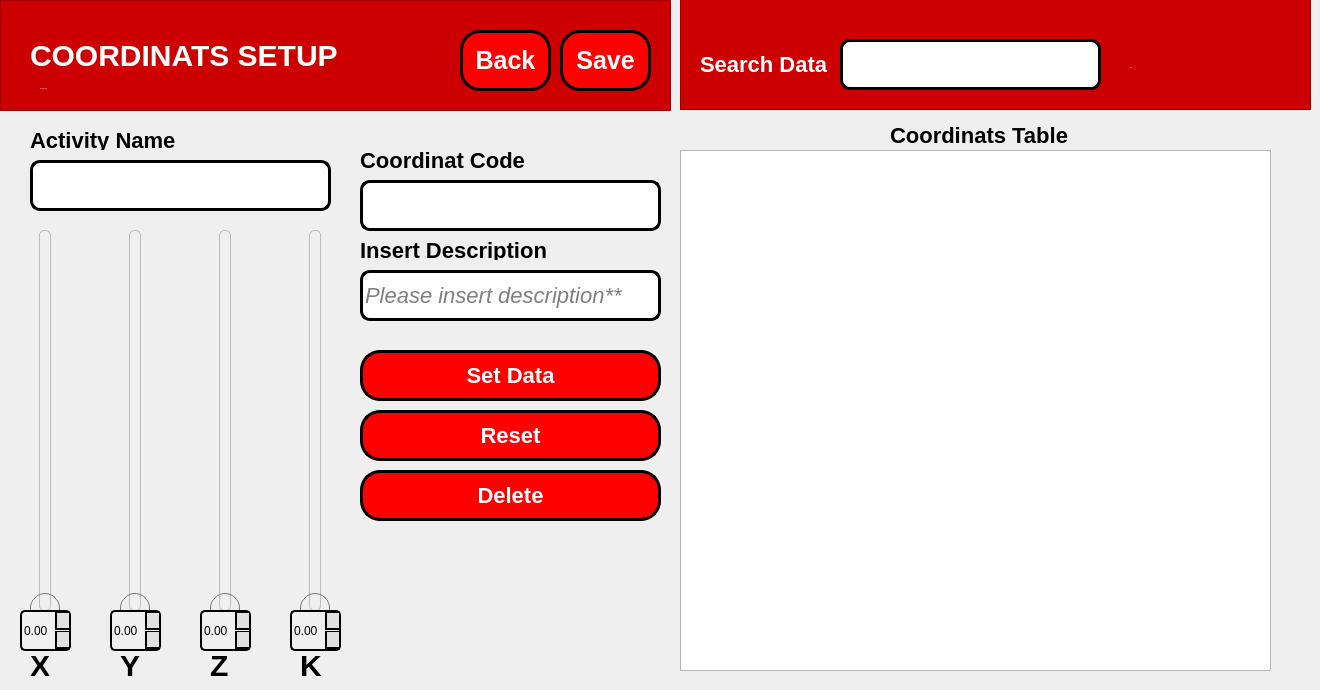
    <widget class="QWidget" name="Integration_3">
     <widget class="QLabel" name="label_5">
      <property name="geometry">
       <rect>
        <x>30</x>
        <y>650</y>
        <width>31</width>
        <height>31</height>
       </rect>
      </property>
      <property name="styleSheet">
       <string notr="true">QLabel {
	font-weight: bold;
	color: black;
	font-size: 30px;
}</string>
      </property>
      <property name="text">
       <string>X</string>
      </property>
      <property name="margin">
       <number>5</number>
      </property>
     </widget>
     <widget class="QFrame" name="frame_2">
      <property name="geometry">
       <rect>
        <x>0</x>
        <y>0</y>
        <width>671</width>
        <height>111</height>
       </rect>
      </property>
      <property name="styleSheet">
       <string notr="true">QFrame {
	background-color: rgb(204, 0, 0);
	color: white;
}</string>
      </property>
      <property name="frameShape">
       <enum>QFrame::StyledPanel</enum>
      </property>
      <property name="frameShadow">
       <enum>QFrame::Raised</enum>
      </property>
      <widget class="QLabel" name="label_4">
       <property name="geometry">
        <rect>
         <x>30</x>
         <y>40</y>
         <width>341</width>
         <height>31</height>
        </rect>
       </property>
       <property name="styleSheet">
        <string notr="true">QLabel {
	font-size: 30px;
	font-weight: bold;
}</string>
       </property>
       <property name="text">
        <string>COORDINATS SETUP</string>
       </property>
      </widget>
      <widget class="QPushButton" name="btIntegrationSimpan">
       <property name="geometry">
        <rect>
         <x>560</x>
         <y>30</y>
         <width>91</width>
         <height>61</height>
        </rect>
       </property>
       <property name="cursor">
        <cursorShape>PointingHandCursor</cursorShape>
       </property>
       <property name="layoutDirection">
        <enum>Qt::LeftToRight</enum>
       </property>
       <property name="styleSheet">
        <string notr="true">QPushButton {
	border-radius: 20px;
	background: red;
	color: white;
	font-weight: bold;
	font-size: 25px;
	border: 3px solid black;
  	text-align: center;
}

QPushButton:hover {
    background: qradialgradient(
        cx: 0.3, cy: -0.4, fx: 0.3, fy: -0.4,
        radius: 1.35, stop: 0 #fff, stop: 1 #bbb
        );
	color: black;
	border: 3px solid black;
    }

QPushButton:pressed {
    border-style: inset;
    background: qradialgradient(
        cx: 0.4, cy: -0.1, fx: 0.4, fy: -0.1,
        radius: 1.35, stop: 0 #fff, stop: 1 #ddd
        );
    }

QPushButton::icon {
    margin-bottom: 5px; 
}

</string>
       </property>
       <property name="text">
        <string>Save</string>
       </property>
       <property name="iconSize">
        <size>
         <width>50</width>
         <height>100</height>
        </size>
       </property>
       <property name="flat">
        <bool>false</bool>
       </property>
      </widget>
      <widget class="QPushButton" name="btIntegrationKembali">
       <property name="geometry">
        <rect>
         <x>460</x>
         <y>30</y>
         <width>91</width>
         <height>61</height>
        </rect>
       </property>
       <property name="cursor">
        <cursorShape>PointingHandCursor</cursorShape>
       </property>
       <property name="layoutDirection">
        <enum>Qt::LeftToRight</enum>
       </property>
       <property name="styleSheet">
        <string notr="true">QPushButton {
	border-radius: 20px;
	background: red;
	color: white;
	font-weight: bold;
	font-size: 25px;
	border: 3px solid black;
  	text-align: center;
}

QPushButton:hover {
    background: qradialgradient(
        cx: 0.3, cy: -0.4, fx: 0.3, fy: -0.4,
        radius: 1.35, stop: 0 #fff, stop: 1 #bbb
        );
	color: black;
	border: 3px solid black;
    }

QPushButton:pressed {
    border-style: inset;
    background: qradialgradient(
        cx: 0.4, cy: -0.1, fx: 0.4, fy: -0.1,
        radius: 1.35, stop: 0 #fff, stop: 1 #ddd
        );
    }

QPushButton::icon {
    margin-bottom: 5px; 
}

</string>
       </property>
       <property name="text">
        <string>Back</string>
       </property>
       <property name="iconSize">
        <size>
         <width>50</width>
         <height>100</height>
        </size>
       </property>
       <property name="flat">
        <bool>false</bool>
       </property>
      </widget>
      <widget class="QLabel" name="lbIntegrationGetCode">
       <property name="geometry">
        <rect>
         <x>40</x>
         <y>80</y>
         <width>121</width>
         <height>17</height>
        </rect>
       </property>
       <property name="styleSheet">
        <string notr="true">QLabel {
	font-size: 1px;
}</string>
       </property>
       <property name="text">
        <string>$getCodeActivity</string>
       </property>
      </widget>
     </widget>
     <widget class="QPushButton" name="btintegrationSetData">
      <property name="geometry">
       <rect>
        <x>360</x>
        <y>350</y>
        <width>301</width>
        <height>51</height>
       </rect>
      </property>
      <property name="cursor">
       <cursorShape>PointingHandCursor</cursorShape>
      </property>
      <property name="layoutDirection">
       <enum>Qt::LeftToRight</enum>
      </property>
      <property name="styleSheet">
       <string notr="true">QPushButton {
	border-radius: 20px;
	background: red;
	color: white;
	font-weight: bold;
	font-size: 22px;
	border: 3px solid black;
  	text-align: center;
}

QPushButton:hover {
    background: qradialgradient(
        cx: 0.3, cy: -0.4, fx: 0.3, fy: -0.4,
        radius: 1.35, stop: 0 #fff, stop: 1 #bbb
        );
	color: black;
	border: 3px solid black;
    }

QPushButton:pressed {
    border-style: inset;
    background: qradialgradient(
        cx: 0.4, cy: -0.1, fx: 0.4, fy: -0.1,
        radius: 1.35, stop: 0 #fff, stop: 1 #ddd
        );
    }

QPushButton::icon {
    margin-bottom: 5px; 
}

</string>
      </property>
      <property name="text">
       <string>Set Data</string>
      </property>
      <property name="iconSize">
       <size>
        <width>50</width>
        <height>100</height>
       </size>
      </property>
      <property name="flat">
       <bool>false</bool>
      </property>
     </widget>
     <widget class="QTableView" name="tbIntegrationTabel">
      <property name="geometry">
       <rect>
        <x>680</x>
        <y>150</y>
        <width>591</width>
        <height>521</height>
       </rect>
      </property>
     </widget>
     <widget class="QLabel" name="label_7">
      <property name="geometry">
       <rect>
        <x>360</x>
        <y>240</y>
        <width>231</width>
        <height>20</height>
       </rect>
      </property>
      <property name="styleSheet">
       <string notr="true">QLabel {
	font-weight: bold;
	color: black;
	font-size: 22px;
}</string>
      </property>
      <property name="text">
       <string>Insert Description</string>
      </property>
     </widget>
     <widget class="QLineEdit" name="txtIntegrationKet">
      <property name="geometry">
       <rect>
        <x>360</x>
        <y>270</y>
        <width>301</width>
        <height>51</height>
       </rect>
      </property>
      <property name="styleSheet">
       <string notr="true">QLineEdit {
	border-radius: 10px;
	border: 3px solid black;
	font-style:italic;
	font-size: 22px;
}
</string>
      </property>
      <property name="text">
       <string/>
      </property>
      <property name="placeholderText">
       <string>Please insert description**</string>
      </property>
     </widget>
     <widget class="QSlider" name="slIntegrationX">
      <property name="geometry">
       <rect>
        <x>30</x>
        <y>230</y>
        <width>31</width>
        <height>381</height>
       </rect>
      </property>
      <property name="styleSheet">
       <string notr="true">QSlider::groove:vertical {
        background: qlineargradient(x1:0, y1:0, x2:1, y2:1,
                                    stop:0 #ddd, stop:1 #aaa);
        border: 1px solid #bbb;
        width: 10px;
        border-radius: 5px;
    }

    QSlider::handle:vertical {
        background: qradialgradient(cx:0, cy:0, cx:1, cy:1,
                                    stop:0 #eee, stop:1 #ccc);
        border: 1px solid #777;
        width: 30px; 
        height: 30px; 
        margin: -15px -10px;
        border-radius: 15px;
    }</string>
      </property>
      <property name="maximum">
       <number>700</number>
      </property>
      <property name="orientation">
       <enum>Qt::Vertical</enum>
      </property>
      <property name="tickPosition">
       <enum>QSlider::TicksBothSides</enum>
      </property>
      <property name="tickInterval">
       <number>5</number>
      </property>
     </widget>
     <widget class="QSlider" name="slIntegrationZ">
      <property name="geometry">
       <rect>
        <x>210</x>
        <y>230</y>
        <width>31</width>
        <height>381</height>
       </rect>
      </property>
      <property name="styleSheet">
       <string notr="true">QSlider::groove:vertical {
        background: qlineargradient(x1:0, y1:0, x2:1, y2:1,
                                    stop:0 #ddd, stop:1 #aaa);
        border: 1px solid #bbb;
        width: 10px;
        border-radius: 5px;
    }

    QSlider::handle:vertical {
        background: qradialgradient(cx:0, cy:0, cx:1, cy:1,
                                    stop:0 #eee, stop:1 #ccc);
        border: 1px solid #777;
        width: 30px; 
        height: 30px; 
        margin: -15px -10px;
        border-radius: 15px;
    }</string>
      </property>
      <property name="maximum">
       <number>80</number>
      </property>
      <property name="orientation">
       <enum>Qt::Vertical</enum>
      </property>
      <property name="tickPosition">
       <enum>QSlider::TicksBothSides</enum>
      </property>
      <property name="tickInterval">
       <number>5</number>
      </property>
     </widget>
     <widget class="QSlider" name="slIntegrationY">
      <property name="geometry">
       <rect>
        <x>120</x>
        <y>230</y>
        <width>31</width>
        <height>381</height>
       </rect>
      </property>
      <property name="styleSheet">
       <string notr="true">QSlider::groove:vertical {
        background: qlineargradient(x1:0, y1:0, x2:1, y2:1,
                                    stop:0 #ddd, stop:1 #aaa);
        border: 1px solid #bbb;
        width: 10px;
        border-radius: 5px;
    }

    QSlider::handle:vertical {
        background: qradialgradient(cx:0, cy:0, cx:1, cy:1,
                                    stop:0 #eee, stop:1 #ccc);
        border: 1px solid #777;
        width: 30px; 
        height: 30px; 
        margin: -15px -10px;
        border-radius: 15px;
    }</string>
      </property>
      <property name="maximum">
       <number>3500</number>
      </property>
      <property name="orientation">
       <enum>Qt::Vertical</enum>
      </property>
      <property name="tickPosition">
       <enum>QSlider::TicksBothSides</enum>
      </property>
      <property name="tickInterval">
       <number>5</number>
      </property>
     </widget>
     <widget class="QPushButton" name="btIntegrationReset">
      <property name="geometry">
       <rect>
        <x>360</x>
        <y>410</y>
        <width>301</width>
        <height>51</height>
       </rect>
      </property>
      <property name="cursor">
       <cursorShape>PointingHandCursor</cursorShape>
      </property>
      <property name="layoutDirection">
       <enum>Qt::LeftToRight</enum>
      </property>
      <property name="styleSheet">
       <string notr="true">QPushButton {
	border-radius: 20px;
	background: red;
	color: white;
	font-weight: bold;
	font-size: 22px;
	border: 3px solid black;
  	text-align: center;
}

QPushButton:hover {
    background: qradialgradient(
        cx: 0.3, cy: -0.4, fx: 0.3, fy: -0.4,
        radius: 1.35, stop: 0 #fff, stop: 1 #bbb
        );
	color: black;
	border: 3px solid black;
    }

QPushButton:pressed {
    border-style: inset;
    background: qradialgradient(
        cx: 0.4, cy: -0.1, fx: 0.4, fy: -0.1,
        radius: 1.35, stop: 0 #fff, stop: 1 #ddd
        );
    }

QPushButton::icon {
    margin-bottom: 5px; 
}

</string>
      </property>
      <property name="text">
       <string>Reset</string>
      </property>
      <property name="iconSize">
       <size>
        <width>50</width>
        <height>100</height>
       </size>
      </property>
      <property name="flat">
       <bool>false</bool>
      </property>
     </widget>
     <widget class="QSlider" name="slIntegrationK">
      <property name="geometry">
       <rect>
        <x>300</x>
        <y>230</y>
        <width>31</width>
        <height>381</height>
       </rect>
      </property>
      <property name="styleSheet">
       <string notr="true">QSlider::groove:vertical {
        background: qlineargradient(x1:0, y1:0, x2:1, y2:1,
                                    stop:0 #ddd, stop:1 #aaa);
        border: 1px solid #bbb;
        width: 10px;
        border-radius: 5px;
    }

    QSlider::handle:vertical {
        background: qradialgradient(cx:0, cy:0, cx:1, cy:1,
                                    stop:0 #eee, stop:1 #ccc);
        border: 1px solid #777;
        width: 30px; 
        height: 30px; 
        margin: -15px -10px;
        border-radius: 15px;
    }</string>
      </property>
      <property name="maximum">
       <number>850</number>
      </property>
      <property name="orientation">
       <enum>Qt::Vertical</enum>
      </property>
      <property name="tickPosition">
       <enum>QSlider::TicksBothSides</enum>
      </property>
      <property name="tickInterval">
       <number>5</number>
      </property>
     </widget>
     <widget class="QPushButton" name="btIntegrationHapus">
      <property name="geometry">
       <rect>
        <x>360</x>
        <y>470</y>
        <width>301</width>
        <height>51</height>
       </rect>
      </property>
      <property name="cursor">
       <cursorShape>PointingHandCursor</cursorShape>
      </property>
      <property name="layoutDirection">
       <enum>Qt::LeftToRight</enum>
      </property>
      <property name="styleSheet">
       <string notr="true">QPushButton {
	border-radius: 20px;
	background: red;
	color: white;
	font-weight: bold;
	font-size: 22px;
	border: 3px solid black;
  	text-align: center;
}

QPushButton:hover {
    background: qradialgradient(
        cx: 0.3, cy: -0.4, fx: 0.3, fy: -0.4,
        radius: 1.35, stop: 0 #fff, stop: 1 #bbb
        );
	color: black;
	border: 3px solid black;
    }

QPushButton:pressed {
    border-style: inset;
    background: qradialgradient(
        cx: 0.4, cy: -0.1, fx: 0.4, fy: -0.1,
        radius: 1.35, stop: 0 #fff, stop: 1 #ddd
        );
    }

QPushButton::icon {
    margin-bottom: 5px; 
}

</string>
      </property>
      <property name="text">
       <string>Delete</string>
      </property>
      <property name="iconSize">
       <size>
        <width>50</width>
        <height>100</height>
       </size>
      </property>
      <property name="flat">
       <bool>false</bool>
      </property>
     </widget>
     <widget class="QFrame" name="frame_4">
      <property name="geometry">
       <rect>
        <x>680</x>
        <y>-1</y>
        <width>631</width>
        <height>111</height>
       </rect>
      </property>
      <property name="styleSheet">
       <string notr="true">QFrame {
	background-color: rgb(204, 0, 0);
	color: white;
}</string>
      </property>
      <property name="frameShape">
       <enum>QFrame::StyledPanel</enum>
      </property>
      <property name="frameShadow">
       <enum>QFrame::Raised</enum>
      </property>
      <widget class="QLabel" name="label_10">
       <property name="geometry">
        <rect>
         <x>20</x>
         <y>50</y>
         <width>131</width>
         <height>31</height>
        </rect>
       </property>
       <property name="styleSheet">
        <string notr="true">QLabel {
	font-weight: bold;
	color: white;
	font-size: 22px;
}</string>
       </property>
       <property name="text">
        <string>Search Data</string>
       </property>
      </widget>
      <widget class="QLineEdit" name="txtIntegrationCari">
       <property name="geometry">
        <rect>
         <x>160</x>
         <y>40</y>
         <width>261</width>
         <height>51</height>
        </rect>
       </property>
       <property name="styleSheet">
        <string notr="true">QLineEdit {
	border-radius: 10px;
	border: 3px solid black;
	font-size: 22px;
}</string>
       </property>
      </widget>
      <widget class="QLabel" name="txtIntegrationDelay">
       <property name="geometry">
        <rect>
         <x>450</x>
         <y>60</y>
         <width>81</width>
         <height>17</height>
        </rect>
       </property>
       <property name="styleSheet">
        <string notr="true">QLabel {
	font-size: 1px;
}</string>
       </property>
       <property name="text">
        <string>hello</string>
       </property>
      </widget>
     </widget>
     <widget class="QLabel" name="label_11">
      <property name="geometry">
       <rect>
        <x>890</x>
        <y>120</y>
        <width>181</width>
        <height>31</height>
       </rect>
      </property>
      <property name="styleSheet">
       <string notr="true">QLabel {
	font-weight: bold;
	color: black;
	font-size: 22px;
}</string>
      </property>
      <property name="text">
       <string>Coordinats Table</string>
      </property>
     </widget>
     <widget class="QLabel" name="label_14">
      <property name="geometry">
       <rect>
        <x>360</x>
        <y>150</y>
        <width>231</width>
        <height>20</height>
       </rect>
      </property>
      <property name="styleSheet">
       <string notr="true">QLabel {
	font-weight: bold;
	color: black;
	font-size: 22px;
}</string>
      </property>
      <property name="text">
       <string>Coordinat Code</string>
      </property>
     </widget>
     <widget class="QLineEdit" name="txtIntegrationCode">
      <property name="enabled">
       <bool>false</bool>
      </property>
      <property name="geometry">
       <rect>
        <x>360</x>
        <y>180</y>
        <width>301</width>
        <height>51</height>
       </rect>
      </property>
      <property name="styleSheet">
       <string notr="true">QLineEdit {
	border-radius: 10px;
	border: 3px solid black;
	font-style:italic;
	font-size: 22px;
}
</string>
      </property>
      <property name="text">
       <string/>
      </property>
      <property name="placeholderText">
       <string/>
      </property>
     </widget>
     <widget class="QLabel" name="label_6">
      <property name="geometry">
       <rect>
        <x>120</x>
        <y>650</y>
        <width>31</width>
        <height>31</height>
       </rect>
      </property>
      <property name="styleSheet">
       <string notr="true">QLabel {
	font-weight: bold;
	color: black;
	font-size: 30px;
}</string>
      </property>
      <property name="text">
       <string>Y</string>
      </property>
      <property name="margin">
       <number>5</number>
      </property>
     </widget>
     <widget class="QLabel" name="label_8">
      <property name="geometry">
       <rect>
        <x>210</x>
        <y>650</y>
        <width>31</width>
        <height>31</height>
       </rect>
      </property>
      <property name="styleSheet">
       <string notr="true">QLabel {
	font-weight: bold;
	color: black;
	font-size: 30px;
}</string>
      </property>
      <property name="text">
       <string>Z</string>
      </property>
      <property name="margin">
       <number>5</number>
      </property>
     </widget>
     <widget class="QLabel" name="label_9">
      <property name="geometry">
       <rect>
        <x>300</x>
        <y>650</y>
        <width>31</width>
        <height>31</height>
       </rect>
      </property>
      <property name="styleSheet">
       <string notr="true">QLabel {
	font-weight: bold;
	color: black;
	font-size: 30px;
}</string>
      </property>
      <property name="text">
       <string>K</string>
      </property>
      <property name="margin">
       <number>5</number>
      </property>
     </widget>
     <widget class="QLineEdit" name="txtIntegrationGetActivityName">
      <property name="enabled">
       <bool>false</bool>
      </property>
      <property name="geometry">
       <rect>
        <x>30</x>
        <y>160</y>
        <width>301</width>
        <height>51</height>
       </rect>
      </property>
      <property name="styleSheet">
       <string notr="true">QLineEdit {
	border-radius: 10px;
	border: 3px solid black;
	font-style:italic;
	font-size: 22px;
}
</string>
      </property>
      <property name="text">
       <string/>
      </property>
      <property name="placeholderText">
       <string/>
      </property>
     </widget>
     <widget class="QLabel" name="label_15">
      <property name="geometry">
       <rect>
        <x>30</x>
        <y>130</y>
        <width>231</width>
        <height>20</height>
       </rect>
      </property>
      <property name="styleSheet">
       <string notr="true">QLabel {
	font-weight: bold;
	color: black;
	font-size: 22px;
}</string>
      </property>
      <property name="text">
       <string>Activity Name</string>
      </property>
     </widget>
     <widget class="QDoubleSpinBox" name="txtIntegrationX">
      <property name="geometry">
       <rect>
        <x>20</x>
        <y>610</y>
        <width>51</width>
        <height>41</height>
       </rect>
      </property>
      <property name="styleSheet">
       <string notr="true">QDoubleSpinBox {
    background-color: #f0f0f0;
    border: 2px solid black;
    font-size: 12px;
	border-radius: 5px;
}

QDoubleSpinBox::up-button, QDoubleSpinBox::down-button {
    background-color: #e0e0e0;
    width: 12px;
    height: 15px;
    border: 2px solid black;
    border-left-width: 2px;
	border-right-width: 0px;
	border-bottom-width: 2px;
	border-top-width: 1px;
}

QDoubleSpinBox::up-button:hover, QDoubleSpinBox::down-button:hover {
    background-color: #c0c0c0;
}

QDoubleSpinBox::up-arrow, QDoubleSpinBox::down-arrow {
    color: black;
}

QDoubleSpinBox::up-arrow:enabled, QDoubleSpinBox::down-arrow:enabled {
    color: black;
}

QDoubleSpinBox::up-arrow:disabled, QDoubleSpinBox::down-arrow:disabled {
    color: #999;
}


QDoubleSpinBox::up-arrow {
    subcontrol-position: top right;
}

QDoubleSpinBox::down-arrow {
    subcontrol-position: bottom right;
}
</string>
      </property>
      <property name="maximum">
       <double>700.000000000000000</double>
      </property>
     </widget>
     <widget class="QDoubleSpinBox" name="txtIntegrationY">
      <property name="geometry">
       <rect>
        <x>110</x>
        <y>610</y>
        <width>51</width>
        <height>41</height>
       </rect>
      </property>
      <property name="styleSheet">
       <string notr="true">QDoubleSpinBox {
    background-color: #f0f0f0;
    border: 2px solid black;
    font-size: 12px;
	border-radius: 5px;
}

QDoubleSpinBox::up-button, QDoubleSpinBox::down-button {
    background-color: #e0e0e0;
    width: 12px;
    height: 15px;
    border: 2px solid black;
    border-left-width: 2px;
	border-right-width: 0px;
	border-bottom-width: 2px;
	border-top-width: 1px;
}

QDoubleSpinBox::up-button:hover, QDoubleSpinBox::down-button:hover {
    background-color: #c0c0c0;
}

QDoubleSpinBox::up-arrow, QDoubleSpinBox::down-arrow {
    color: black;
}

QDoubleSpinBox::up-arrow:enabled, QDoubleSpinBox::down-arrow:enabled {
    color: black;
}

QDoubleSpinBox::up-arrow:disabled, QDoubleSpinBox::down-arrow:disabled {
    color: #999;
}


QDoubleSpinBox::up-arrow {
    subcontrol-position: top right;
}

QDoubleSpinBox::down-arrow {
    subcontrol-position: bottom right;
}
</string>
      </property>
      <property name="maximum">
       <double>3500.000000000000000</double>
      </property>
     </widget>
     <widget class="QDoubleSpinBox" name="txtIntegrationZ">
      <property name="geometry">
       <rect>
        <x>200</x>
        <y>610</y>
        <width>51</width>
        <height>41</height>
       </rect>
      </property>
      <property name="styleSheet">
       <string notr="true">QDoubleSpinBox {
    background-color: #f0f0f0;
    border: 2px solid black;
    font-size: 12px;
	border-radius: 5px;
}

QDoubleSpinBox::up-button, QDoubleSpinBox::down-button {
    background-color: #e0e0e0;
    width: 12px;
    height: 15px;
    border: 2px solid black;
    border-left-width: 2px;
	border-right-width: 0px;
	border-bottom-width: 2px;
	border-top-width: 1px;
}

QDoubleSpinBox::up-button:hover, QDoubleSpinBox::down-button:hover {
    background-color: #c0c0c0;
}

QDoubleSpinBox::up-arrow, QDoubleSpinBox::down-arrow {
    color: black;
}

QDoubleSpinBox::up-arrow:enabled, QDoubleSpinBox::down-arrow:enabled {
    color: black;
}

QDoubleSpinBox::up-arrow:disabled, QDoubleSpinBox::down-arrow:disabled {
    color: #999;
}


QDoubleSpinBox::up-arrow {
    subcontrol-position: top right;
}

QDoubleSpinBox::down-arrow {
    subcontrol-position: bottom right;
}
</string>
      </property>
      <property name="maximum">
       <double>80.000000000000000</double>
      </property>
     </widget>
     <widget class="QDoubleSpinBox" name="txtIntegrationK">
      <property name="geometry">
       <rect>
        <x>290</x>
        <y>610</y>
        <width>51</width>
        <height>41</height>
       </rect>
      </property>
      <property name="styleSheet">
       <string notr="true">QDoubleSpinBox {
    background-color: #f0f0f0;
    border: 2px solid black;
    font-size: 12px;
	border-radius: 5px;
}

QDoubleSpinBox::up-button, QDoubleSpinBox::down-button {
    background-color: #e0e0e0;
    width: 12px;
    height: 15px;
    border: 2px solid black;
    border-left-width: 2px;
	border-right-width: 0px;
	border-bottom-width: 2px;
	border-top-width: 1px;
}

QDoubleSpinBox::up-button:hover, QDoubleSpinBox::down-button:hover {
    background-color: #c0c0c0;
}

QDoubleSpinBox::up-arrow, QDoubleSpinBox::down-arrow {
    color: black;
}

QDoubleSpinBox::up-arrow:enabled, QDoubleSpinBox::down-arrow:enabled {
    color: black;
}

QDoubleSpinBox::up-arrow:disabled, QDoubleSpinBox::down-arrow:disabled {
    color: #999;
}


QDoubleSpinBox::up-arrow {
    subcontrol-position: top right;
}

QDoubleSpinBox::down-arrow {
    subcontrol-position: bottom right;
}
</string>
      </property>
      <property name="maximum">
       <double>850.000000000000000</double>
      </property>
     </widget>
    </widget>
